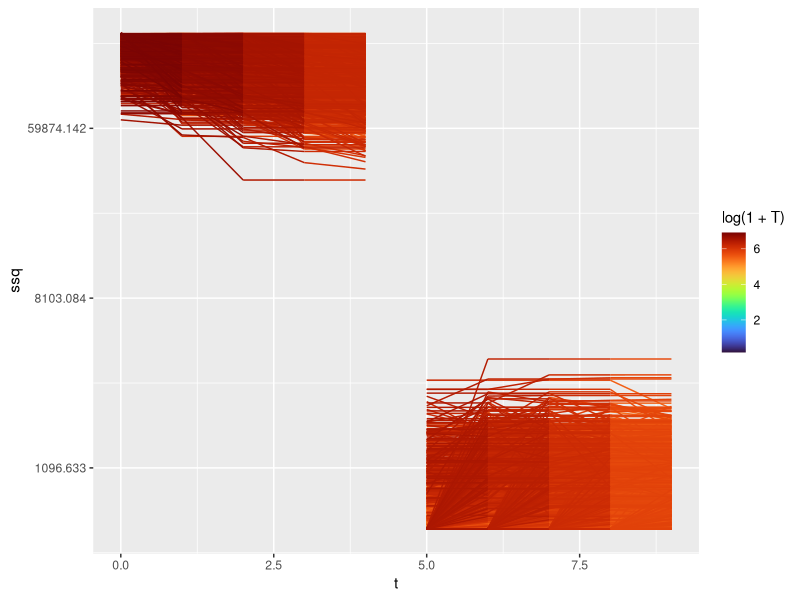
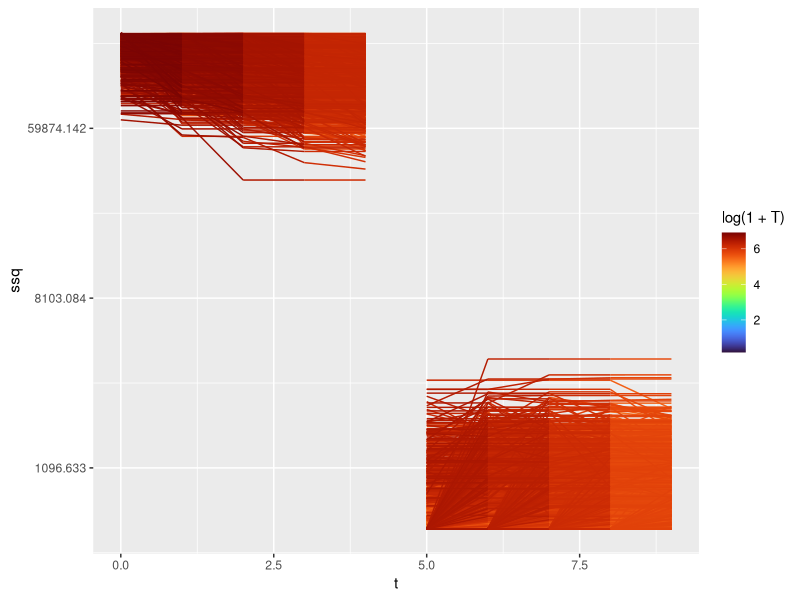

Write R code to recreate these figures, in order.
setwd("~/Desktop/functional_landscapes/code")
library(tidyverse)
library(viridis)

data =read.csv('../data/tot_results.csv') %>% 
  filter()
ggplot(data, 
       aes(x = t, 
           y = ssq))+
  geom_line(aes(group = chain,
                color = log(1+T)))+
  scale_color_viridis(option='turbo')+
  scale_y_continuous(trans='log')
ggsave('../data/tempering_plot_series.pdf', width = 6, height = 3)
